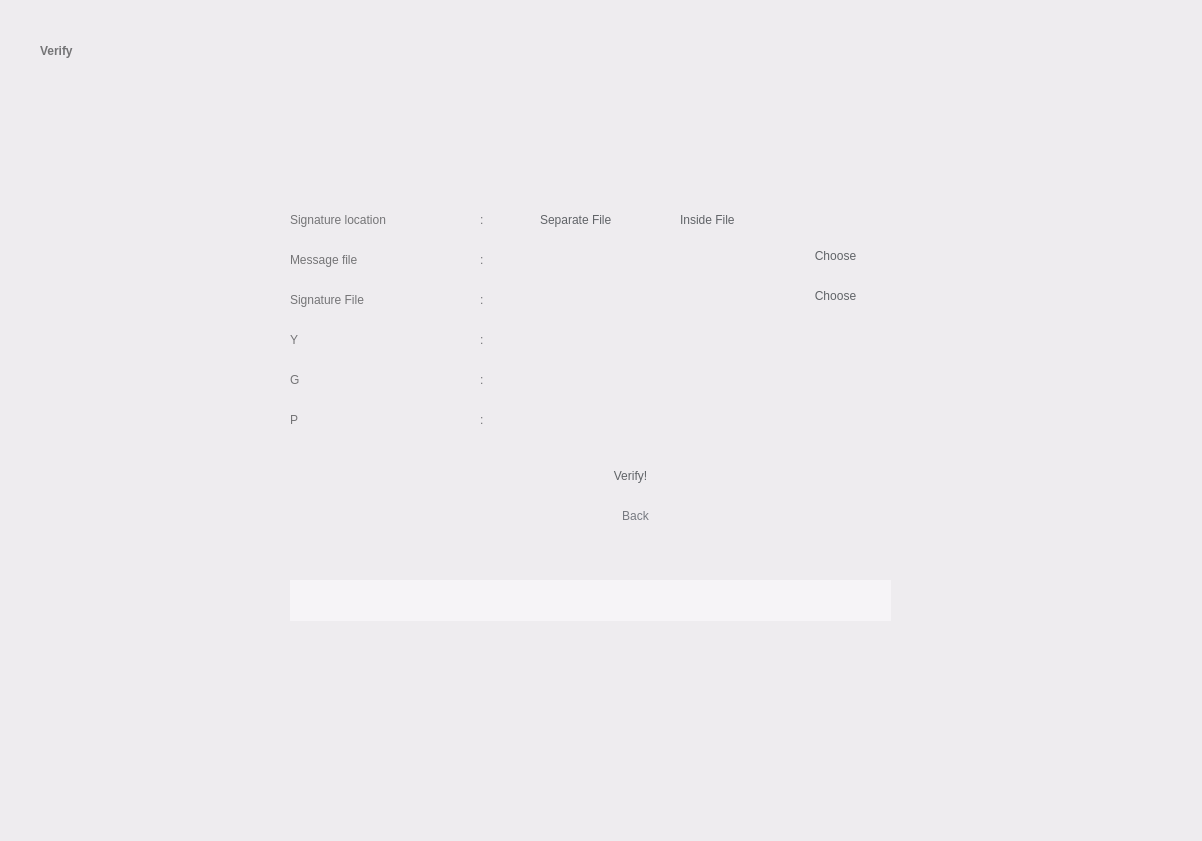
<?xml version="1.0" encoding="UTF-8"?>
<ui version="4.0">
 <class>Widget</class>
 <widget class="QWidget" name="Widget">
  <property name="geometry">
   <rect>
    <x>0</x>
    <y>0</y>
    <width>1202</width>
    <height>841</height>
   </rect>
  </property>
  <property name="windowTitle">
   <string>Widget</string>
  </property>
  <property name="styleSheet">
   <string notr="true">background-color: rgb(238, 236, 239);</string>
  </property>
  <widget class="QWidget" name="widget1" native="true">
   <property name="geometry">
    <rect>
     <x>0</x>
     <y>0</y>
     <width>1201</width>
     <height>841</height>
    </rect>
   </property>
   <property name="styleSheet">
    <string notr="true">QWidget#widget1 {background-color: rgb(246, 245, 247);};

</string>
   </property>
   <widget class="QLabel" name="label">
    <property name="geometry">
     <rect>
      <x>40</x>
      <y>30</y>
      <width>241</width>
      <height>41</height>
     </rect>
    </property>
    <property name="styleSheet">
     <string notr="true">background-color: rgba(255, 255, 255, 0);
color: rgb(116, 116, 118);
font: 36pt &quot;Product Sans&quot;;
font-weight: bold;
</string>
    </property>
    <property name="text">
     <string>Verify</string>
    </property>
    <property name="alignment">
     <set>Qt::AlignLeading|Qt::AlignLeft|Qt::AlignVCenter</set>
    </property>
   </widget>
   <widget class="QPushButton" name="goButton">
    <property name="geometry">
     <rect>
      <x>550</x>
      <y>450</y>
      <width>161</width>
      <height>51</height>
     </rect>
    </property>
    <property name="styleSheet">
     <string notr="true">font: 17pt &quot;Product Sans&quot;;
color: rgb(96, 99, 103);
border-radius: 25px;
</string>
    </property>
    <property name="text">
     <string>Verify!</string>
    </property>
   </widget>
   <widget class="QLineEdit" name="messageField">
    <property name="geometry">
     <rect>
      <x>500</x>
      <y>240</y>
      <width>291</width>
      <height>31</height>
     </rect>
    </property>
    <property name="styleSheet">
     <string notr="true">border-radius: 2px;
padding-left: 10px;
color: rgb(116, 116, 118);
</string>
    </property>
    <property name="readOnly">
     <bool>true</bool>
    </property>
   </widget>
   <widget class="QLineEdit" name="yField">
    <property name="geometry">
     <rect>
      <x>500</x>
      <y>320</y>
      <width>291</width>
      <height>31</height>
     </rect>
    </property>
    <property name="styleSheet">
     <string notr="true">border-radius: 2px;
padding-left: 10px;
color: rgb(116, 116, 118);
</string>
    </property>
   </widget>
   <widget class="QPushButton" name="messageFileButton">
    <property name="geometry">
     <rect>
      <x>800</x>
      <y>240</y>
      <width>71</width>
      <height>31</height>
     </rect>
    </property>
    <property name="styleSheet">
     <string notr="true">font: 15pt &quot;Product Sans&quot;;
color: rgb(96, 99, 103);
border-radius: 15px;
</string>
    </property>
    <property name="text">
     <string>Choose</string>
    </property>
   </widget>
   <widget class="QLabel" name="label_7">
    <property name="geometry">
     <rect>
      <x>290</x>
      <y>250</y>
      <width>171</width>
      <height>20</height>
     </rect>
    </property>
    <property name="styleSheet">
     <string notr="true">background-color: rgba(255, 255, 255, 0);
font: 15pt &quot;Product Sans&quot;;
color: rgb(116, 116, 118);</string>
    </property>
    <property name="text">
     <string>Message file</string>
    </property>
    <property name="alignment">
     <set>Qt::AlignLeading|Qt::AlignLeft|Qt::AlignVCenter</set>
    </property>
   </widget>
   <widget class="QLabel" name="label_10">
    <property name="geometry">
     <rect>
      <x>290</x>
      <y>330</y>
      <width>171</width>
      <height>20</height>
     </rect>
    </property>
    <property name="styleSheet">
     <string notr="true">background-color: rgba(255, 255, 255, 0);
font: 15pt &quot;Product Sans&quot;;
color: rgb(116, 116, 118);</string>
    </property>
    <property name="text">
     <string>Y</string>
    </property>
    <property name="alignment">
     <set>Qt::AlignLeading|Qt::AlignLeft|Qt::AlignVCenter</set>
    </property>
   </widget>
   <widget class="QLabel" name="label_13">
    <property name="geometry">
     <rect>
      <x>480</x>
      <y>250</y>
      <width>16</width>
      <height>20</height>
     </rect>
    </property>
    <property name="styleSheet">
     <string notr="true">background-color: rgba(255, 255, 255, 0);
font: 15pt &quot;Product Sans&quot;;
color: rgb(116, 116, 118);</string>
    </property>
    <property name="text">
     <string>:</string>
    </property>
    <property name="alignment">
     <set>Qt::AlignLeading|Qt::AlignLeft|Qt::AlignVCenter</set>
    </property>
   </widget>
   <widget class="QLabel" name="label_17">
    <property name="geometry">
     <rect>
      <x>480</x>
      <y>330</y>
      <width>16</width>
      <height>20</height>
     </rect>
    </property>
    <property name="styleSheet">
     <string notr="true">background-color: rgba(255, 255, 255, 0);
font: 15pt &quot;Product Sans&quot;;
color: rgb(116, 116, 118);</string>
    </property>
    <property name="text">
     <string>:</string>
    </property>
    <property name="alignment">
     <set>Qt::AlignLeading|Qt::AlignLeft|Qt::AlignVCenter</set>
    </property>
   </widget>
   <widget class="QPushButton" name="backButton">
    <property name="geometry">
     <rect>
      <x>600</x>
      <y>500</y>
      <width>71</width>
      <height>31</height>
     </rect>
    </property>
    <property name="styleSheet">
     <string notr="true">font: 12pt &quot;Product Sans&quot;;
color: rgb(118, 121, 128);
background-color: rgba(255, 255, 255, 0);
border-radius: 15px;
</string>
    </property>
    <property name="text">
     <string>Back</string>
    </property>
   </widget>
   <widget class="QLineEdit" name="gField">
    <property name="geometry">
     <rect>
      <x>500</x>
      <y>360</y>
      <width>291</width>
      <height>31</height>
     </rect>
    </property>
    <property name="styleSheet">
     <string notr="true">border-radius: 2px;
padding-left: 10px;
color: rgb(116, 116, 118);
</string>
    </property>
   </widget>
   <widget class="QLabel" name="label_14">
    <property name="geometry">
     <rect>
      <x>290</x>
      <y>370</y>
      <width>171</width>
      <height>20</height>
     </rect>
    </property>
    <property name="styleSheet">
     <string notr="true">background-color: rgba(255, 255, 255, 0);
font: 15pt &quot;Product Sans&quot;;
color: rgb(116, 116, 118);</string>
    </property>
    <property name="text">
     <string>G</string>
    </property>
    <property name="alignment">
     <set>Qt::AlignLeading|Qt::AlignLeft|Qt::AlignVCenter</set>
    </property>
   </widget>
   <widget class="QLabel" name="label_19">
    <property name="geometry">
     <rect>
      <x>480</x>
      <y>370</y>
      <width>16</width>
      <height>20</height>
     </rect>
    </property>
    <property name="styleSheet">
     <string notr="true">background-color: rgba(255, 255, 255, 0);
font: 15pt &quot;Product Sans&quot;;
color: rgb(116, 116, 118);</string>
    </property>
    <property name="text">
     <string>:</string>
    </property>
    <property name="alignment">
     <set>Qt::AlignLeading|Qt::AlignLeft|Qt::AlignVCenter</set>
    </property>
   </widget>
   <widget class="QLineEdit" name="pField">
    <property name="geometry">
     <rect>
      <x>500</x>
      <y>400</y>
      <width>291</width>
      <height>31</height>
     </rect>
    </property>
    <property name="styleSheet">
     <string notr="true">border-radius: 2px;
padding-left: 10px;
color: rgb(116, 116, 118);
</string>
    </property>
   </widget>
   <widget class="QLabel" name="label_31">
    <property name="geometry">
     <rect>
      <x>290</x>
      <y>410</y>
      <width>171</width>
      <height>20</height>
     </rect>
    </property>
    <property name="styleSheet">
     <string notr="true">background-color: rgba(255, 255, 255, 0);
font: 15pt &quot;Product Sans&quot;;
color: rgb(116, 116, 118);</string>
    </property>
    <property name="text">
     <string>P</string>
    </property>
    <property name="alignment">
     <set>Qt::AlignLeading|Qt::AlignLeft|Qt::AlignVCenter</set>
    </property>
   </widget>
   <widget class="QLabel" name="label_30">
    <property name="geometry">
     <rect>
      <x>480</x>
      <y>410</y>
      <width>16</width>
      <height>20</height>
     </rect>
    </property>
    <property name="styleSheet">
     <string notr="true">background-color: rgba(255, 255, 255, 0);
font: 15pt &quot;Product Sans&quot;;
color: rgb(116, 116, 118);</string>
    </property>
    <property name="text">
     <string>:</string>
    </property>
    <property name="alignment">
     <set>Qt::AlignLeading|Qt::AlignLeft|Qt::AlignVCenter</set>
    </property>
   </widget>
   <widget class="QRadioButton" name="InsideFile">
    <property name="geometry">
     <rect>
      <x>660</x>
      <y>210</y>
      <width>101</width>
      <height>20</height>
     </rect>
    </property>
    <property name="styleSheet">
     <string notr="true">font: 15pt &quot;Product Sans&quot;;
background-color: rgba(255, 255, 255, 0);
border-radius: 4px;
color: rgb(96, 99, 103);
</string>
    </property>
    <property name="text">
     <string>Inside File</string>
    </property>
   </widget>
   <widget class="QLabel" name="label_16">
    <property name="geometry">
     <rect>
      <x>480</x>
      <y>210</y>
      <width>16</width>
      <height>20</height>
     </rect>
    </property>
    <property name="styleSheet">
     <string notr="true">background-color: rgba(255, 255, 255, 0);
font: 15pt &quot;Product Sans&quot;;
color: rgb(116, 116, 118);</string>
    </property>
    <property name="text">
     <string>:</string>
    </property>
    <property name="alignment">
     <set>Qt::AlignLeading|Qt::AlignLeft|Qt::AlignVCenter</set>
    </property>
   </widget>
   <widget class="QRadioButton" name="SeparateFile">
    <property name="geometry">
     <rect>
      <x>520</x>
      <y>210</y>
      <width>111</width>
      <height>20</height>
     </rect>
    </property>
    <property name="styleSheet">
     <string notr="true">font: 15pt &quot;Product Sans&quot;;
border-radius: 4px;
color: rgb(96, 99, 103);
background-color: rgba(255, 255, 255, 0);
</string>
    </property>
    <property name="text">
     <string>Separate File</string>
    </property>
    <property name="autoExclusive">
     <bool>true</bool>
    </property>
   </widget>
   <widget class="QLabel" name="label_9">
    <property name="geometry">
     <rect>
      <x>290</x>
      <y>210</y>
      <width>171</width>
      <height>20</height>
     </rect>
    </property>
    <property name="styleSheet">
     <string notr="true">background-color: rgba(255, 255, 255, 0);
font: 15pt &quot;Product Sans&quot;;
color: rgb(116, 116, 118);</string>
    </property>
    <property name="text">
     <string>Signature location</string>
    </property>
    <property name="alignment">
     <set>Qt::AlignLeading|Qt::AlignLeft|Qt::AlignVCenter</set>
    </property>
   </widget>
   <widget class="QPushButton" name="signatureFileButton">
    <property name="geometry">
     <rect>
      <x>800</x>
      <y>280</y>
      <width>71</width>
      <height>31</height>
     </rect>
    </property>
    <property name="styleSheet">
     <string notr="true">font: 15pt &quot;Product Sans&quot;;
color: rgb(96, 99, 103);
border-radius: 15px;
</string>
    </property>
    <property name="text">
     <string>Choose</string>
    </property>
   </widget>
   <widget class="QLabel" name="label_8">
    <property name="geometry">
     <rect>
      <x>290</x>
      <y>290</y>
      <width>171</width>
      <height>20</height>
     </rect>
    </property>
    <property name="styleSheet">
     <string notr="true">background-color: rgba(255, 255, 255, 0);
font: 15pt &quot;Product Sans&quot;;
color: rgb(116, 116, 118);</string>
    </property>
    <property name="text">
     <string>Signature File</string>
    </property>
    <property name="alignment">
     <set>Qt::AlignLeading|Qt::AlignLeft|Qt::AlignVCenter</set>
    </property>
   </widget>
   <widget class="QLabel" name="label_15">
    <property name="geometry">
     <rect>
      <x>480</x>
      <y>290</y>
      <width>16</width>
      <height>20</height>
     </rect>
    </property>
    <property name="styleSheet">
     <string notr="true">background-color: rgba(255, 255, 255, 0);
font: 15pt &quot;Product Sans&quot;;
color: rgb(116, 116, 118);</string>
    </property>
    <property name="text">
     <string>:</string>
    </property>
    <property name="alignment">
     <set>Qt::AlignLeading|Qt::AlignLeft|Qt::AlignVCenter</set>
    </property>
   </widget>
   <widget class="QLineEdit" name="signatureFileField">
    <property name="geometry">
     <rect>
      <x>500</x>
      <y>280</y>
      <width>291</width>
      <height>31</height>
     </rect>
    </property>
    <property name="styleSheet">
     <string notr="true">border-radius: 2px;
padding-left: 10px;
color: rgb(116, 116, 118);
</string>
    </property>
    <property name="readOnly">
     <bool>true</bool>
    </property>
   </widget>
   <widget class="QLabel" name="Status">
    <property name="geometry">
     <rect>
      <x>290</x>
      <y>580</y>
      <width>601</width>
      <height>41</height>
     </rect>
    </property>
    <property name="palette">
     <palette>
      <active>
       <colorrole role="Button">
        <brush brushstyle="SolidPattern">
         <color alpha="255">
          <red>246</red>
          <green>244</green>
          <blue>247</blue>
         </color>
        </brush>
       </colorrole>
       <colorrole role="Base">
        <brush brushstyle="SolidPattern">
         <color alpha="255">
          <red>246</red>
          <green>244</green>
          <blue>247</blue>
         </color>
        </brush>
       </colorrole>
       <colorrole role="Window">
        <brush brushstyle="SolidPattern">
         <color alpha="255">
          <red>246</red>
          <green>244</green>
          <blue>247</blue>
         </color>
        </brush>
       </colorrole>
      </active>
      <inactive>
       <colorrole role="Button">
        <brush brushstyle="SolidPattern">
         <color alpha="255">
          <red>246</red>
          <green>244</green>
          <blue>247</blue>
         </color>
        </brush>
       </colorrole>
       <colorrole role="Base">
        <brush brushstyle="SolidPattern">
         <color alpha="255">
          <red>246</red>
          <green>244</green>
          <blue>247</blue>
         </color>
        </brush>
       </colorrole>
       <colorrole role="Window">
        <brush brushstyle="SolidPattern">
         <color alpha="255">
          <red>246</red>
          <green>244</green>
          <blue>247</blue>
         </color>
        </brush>
       </colorrole>
      </inactive>
      <disabled>
       <colorrole role="Button">
        <brush brushstyle="SolidPattern">
         <color alpha="255">
          <red>246</red>
          <green>244</green>
          <blue>247</blue>
         </color>
        </brush>
       </colorrole>
       <colorrole role="Base">
        <brush brushstyle="SolidPattern">
         <color alpha="255">
          <red>246</red>
          <green>244</green>
          <blue>247</blue>
         </color>
        </brush>
       </colorrole>
       <colorrole role="Window">
        <brush brushstyle="SolidPattern">
         <color alpha="255">
          <red>246</red>
          <green>244</green>
          <blue>247</blue>
         </color>
        </brush>
       </colorrole>
      </disabled>
     </palette>
    </property>
    <property name="styleSheet">
     <string notr="true">background-color: rgb(246, 244, 247);</string>
    </property>
    <property name="text">
     <string/>
    </property>
   </widget>
  </widget>
 </widget>
 <resources/>
 <connections/>
</ui>
